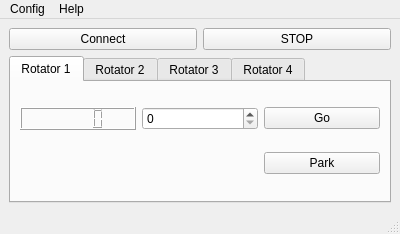
<?xml version="1.0" encoding="UTF-8"?>
<ui version="4.0">
 <class>MainWindow</class>
 <widget class="QMainWindow" name="MainWindow">
  <property name="geometry">
   <rect>
    <x>0</x>
    <y>0</y>
    <width>400</width>
    <height>234</height>
   </rect>
  </property>
  <property name="windowTitle">
   <string>CatRotator</string>
  </property>
  <widget class="QWidget" name="centralwidget">
   <layout class="QGridLayout" name="gridLayout">
    <item row="0" column="0">
     <widget class="QPushButton" name="pushButton_connect">
      <property name="text">
       <string>Connect</string>
      </property>
      <property name="checkable">
       <bool>true</bool>
      </property>
     </widget>
    </item>
    <item row="3" column="0" colspan="2">
     <widget class="QTabWidget" name="tabWidget_rotator">
      <property name="enabled">
       <bool>true</bool>
      </property>
      <property name="currentIndex">
       <number>0</number>
      </property>
      <widget class="QWidget" name="tab">
       <attribute name="title">
        <string>Rotator 1</string>
       </attribute>
       <layout class="QGridLayout" name="gridLayout_2">
        <item row="0" column="4">
         <widget class="QPushButton" name="pushButton_go">
          <property name="text">
           <string>Go</string>
          </property>
         </widget>
        </item>
        <item row="0" column="1">
         <widget class="QSpinBox" name="spinBox_posAz">
          <property name="maximum">
           <number>450</number>
          </property>
         </widget>
        </item>
        <item row="0" column="0">
         <widget class="QLCDNumber" name="lcdNumber_posAz"/>
        </item>
        <item row="1" column="4">
         <widget class="QPushButton" name="pushButton_park">
          <property name="text">
           <string>Park</string>
          </property>
         </widget>
        </item>
       </layout>
      </widget>
      <widget class="QWidget" name="tab_2">
       <attribute name="title">
        <string>Rotator 2</string>
       </attribute>
      </widget>
      <widget class="QWidget" name="tab_3">
       <attribute name="title">
        <string>Rotator 3</string>
       </attribute>
      </widget>
      <widget class="QWidget" name="tab_4">
       <attribute name="title">
        <string>Rotator 4</string>
       </attribute>
      </widget>
     </widget>
    </item>
    <item row="0" column="1">
     <widget class="QPushButton" name="pushButton_stop">
      <property name="text">
       <string>STOP</string>
      </property>
     </widget>
    </item>
   </layout>
  </widget>
  <widget class="QMenuBar" name="menubar">
   <property name="geometry">
    <rect>
     <x>0</x>
     <y>0</y>
     <width>400</width>
     <height>25</height>
    </rect>
   </property>
   <widget class="QMenu" name="menuConfig">
    <property name="title">
     <string>Config</string>
    </property>
    <addaction name="actionRotator"/>
    <addaction name="actionSetup"/>
   </widget>
   <widget class="QMenu" name="menuHelp">
    <property name="title">
     <string>Help</string>
    </property>
    <addaction name="actionAbout_CatRotator"/>
    <addaction name="actionAbout_Qt"/>
    <addaction name="actionAbout_Hamlib"/>
   </widget>
   <addaction name="menuConfig"/>
   <addaction name="menuHelp"/>
  </widget>
  <widget class="QStatusBar" name="statusbar"/>
  <action name="actionRotator">
   <property name="text">
    <string>Rotator</string>
   </property>
  </action>
  <action name="actionAbout_CatRotator">
   <property name="text">
    <string>About CatRotator</string>
   </property>
  </action>
  <action name="actionAbout_Qt">
   <property name="text">
    <string>About Qt</string>
   </property>
  </action>
  <action name="actionAbout_Hamlib">
   <property name="text">
    <string>About Hamlib</string>
   </property>
  </action>
  <action name="actionSetup">
   <property name="text">
    <string>Setup</string>
   </property>
  </action>
 </widget>
 <resources/>
 <connections/>
</ui>
